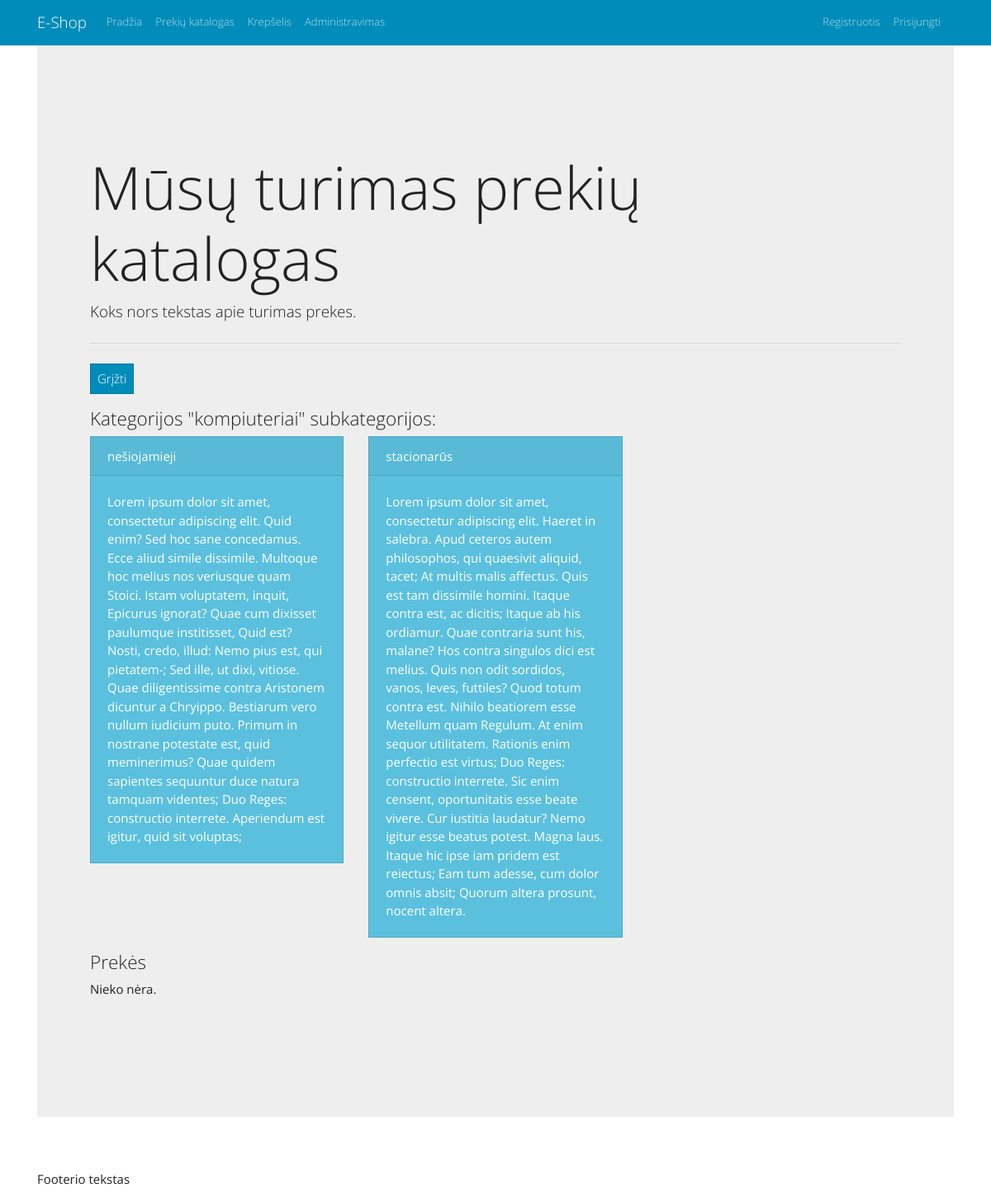
Screenshot of /views/catalog/category.php?id=1 with the database file from the repository.
### tables this page shows
CREATE TABLE `categories` (
  `id` int(10) UNSIGNED NOT NULL,
  `title` varchar(45) NOT NULL,
  `description` longtext,
  `parent_category_id` int(10) UNSIGNED DEFAULT NULL
);

### views/catalog/category.php (the view)
<?php include("../../header.php"); ?>
<h1 class="display-3">Mūsų turimas prekių katalogas</h1>
<p class="lead">Koks nors tekstas apie turimas prekes.</p>
<hr class="my-4">
<?php
    $categoryId = 0;
    $pageHeading = "";
    if (isset($_GET['id'])) {
        $categoryId = $_GET['id'];
    }
    $sql = "SELECT title, parent_category_id FROM categories WHERE id=$categoryId";
    $current = $conn->query($sql);
    $currentCategory = $current->fetch_assoc();
    if ($current->num_rows > 0) {
        if ($categoryId != 0) {
            $pageHeading .= '"' . $currentCategory['title'] . '" subkategorijos:';
        }
    }
    $sql = "SELECT `id`, `title`, `description`, `parent_category_id` FROM `categories` WHERE parent_category_id=$categoryId";
    $result = $conn->query($sql);
?>
<div class="row">
    <div class="col">
        <?php
            if ($current->num_rows > 0) {
                if ($categoryId != 0) {
                    ?>
                        <p>
                            <a href="category.php?id=<?php echo $currentCategory['parent_category_id']; ?>" class="btn btn-primary">Grįžti</a>
                        </p>
                    <?php
                }
            }
        ?>
        <h4>Kategorijos <?php echo $pageHeading; ?></h4>
    </div>
</div>
<div class="row">
<?php
    if ($result->num_rows > 0) {
        while($row = $result->fetch_assoc()) {
            ?>
                <div class="col-4">
                    <div class="card text-white bg-info mb-3">
                        <div class="card-header">
                            <a href="./category.php?id=<?php echo $row['id']; ?>" class="text-white">
                                <?php echo $row["title"]; ?>
                            </a>
                        </div>
                        <div class="card-body">
                            <p class="card-text"><?php echo $row["description"]; ?></p>
                        </div>
                    </div>
                </div>
            <?php
        }
    } else {
        echo '<div class="col"><p>Nieko nėra.</p></div>';
    }
?>
</div>
<?php
if ($categoryId != 0) {
?>
    <div class="row">
        <div class="col">
            <h4>Prekės</h4>
        </div>
    </div>
    <div class="row">
    <?php
    $sql = "SELECT id, title, description, price FROM products WHERE category_id=$categoryId";
    $result = $conn->query($sql);
    if ($result->num_rows > 0) {
        while($product = $result->fetch_assoc()) {
            ?>
                <div class="col-4">
                    <div class="card bg-light mb-3">
                        <div class="card-header">
                            <a href="./product.php?id=<?php echo $product['id']; ?>">
                                <?php echo $product["title"]; ?>
                            </a>
                        </div>
                        <div class="card-body">
                            <p class="card-text"><?php echo $product["description"]; ?></p>
                        </div>
                        <div class="card-footer text-muted">
                            <p>Kaina: <?php echo $product['price']; ?> eur</p>
                        </div>
                    </div>
                </div>
            <?php
        }
    } else {
        echo '<div class="col"><p>Nieko nėra.</p></div>';
    }
    ?>
    </div>
<?php
}
?>
<?php include("../../footer.php"); ?>

### rows the page displays
categories: title "\"kompiuteriai\" subkategorijos:"
categories: title "nešiojamieji", description "Lorem ipsum dolor sit amet, consectetur adipiscing elit. Quid enim? Sed hoc sane concedamus. Ecce aliud simile dissimile. Multoque hoc melius nos veriusque quam Stoici. Istam voluptatem, inquit, Epicurus ignorat? Quae cum dixisset paulumque institisset, Quid est? Nosti, credo, illud: Nemo pius est, qui pietatem-; Sed ille, ut dixi, vitiose. Quae diligentissime contra Aristonem dicuntur a Chryippo. Bestiarum vero nullum iudicium puto. Primum in nostrane potestate est, quid meminerimus? Quae quidem sapientes sequuntur duce natura tamquam videntes; Duo Reges: constructio interrete. Aperiendum est igitur, quid sit voluptas;"
categories: title "stacionarūs", description "Lorem ipsum dolor sit amet, consectetur adipiscing elit. Haeret in salebra. Apud ceteros autem philosophos, qui quaesivit aliquid, tacet; At multis malis affectus. Quis est tam dissimile homini. Itaque contra est, ac dicitis; Itaque ab his ordiamur. Quae contraria sunt his, malane? Hos contra singulos dici est melius. Quis non odit sordidos, vanos, leves, futtiles? Quod totum contra est. Nihilo beatiorem esse Metellum quam Regulum. At enim sequor utilitatem. Rationis enim perfectio est virtus; Duo Reges: constructio interrete. Sic enim censent, oportunitatis esse beate vivere. Cur iustitia laudatur? Nemo igitur esse beatus potest. Magna laus. Itaque hic ipse iam pridem est reiectus; Eam tum…"
